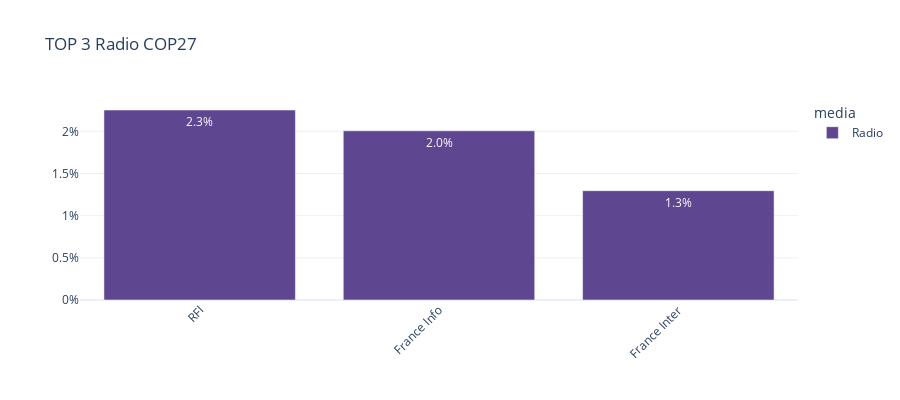

This figure's notebook cell:
### Code cell
# Multiplier for one channel = n_mentions * 2 min / (60 minutes * 18h * n_days)
multiplier = 2 / (1 * 60 * 18 * n_days)

fig = show_mentions_by_channel(data_cop27,list_of_channels=top_channels_radio,n = 3,
                               title = "TOP 3 Radio COP27",
                               method = multiplier,height = 400,text_auto = ".1%")
fig.update_layout(yaxis_tickformat='0%')

### Figure 1 — Plotly figure (JSON) as saved in the notebook; plotly's stock layout.template omitted (floating-point values rounded to 4 significant figures)
{"data": [{"alignmentgroup": "True", "hovertemplate": "media=Radio<br>channel_name=%{x}<br>count=%{y}<extra></extra>", "legendgroup": "Radio", "marker": {"color": "rgb(95, 70, 144)", "pattern": {"shape": ""}}, "name": "Radio", "offsetgroup": "Radio", "orientation": "v", "showlegend": true, "textposition": "auto", "texttemplate": "%{y:.1%}", "x": ["RFI", "France Info", "France Inter"], "xaxis": "x", "y": [0.02253, 0.02006, 0.01296], "yaxis": "y", "type": "bar"}], "layout": {"xaxis": {"anchor": "y", "domain": [0, 1], "title": {}, "categoryorder": "array", "categoryarray": ["RFI", "France Info", "France Inter"], "tickangle": -45}, "yaxis": {"anchor": "x", "domain": [0, 1], "title": {}, "tickformat": "0%"}, "legend": {"title": {"text": "media"}, "tracegroupgap": 0}, "title": {"text": "TOP 3 Radio COP27"}, "barmode": "relative", "height": 400, "margin": {"b": 100}}}
